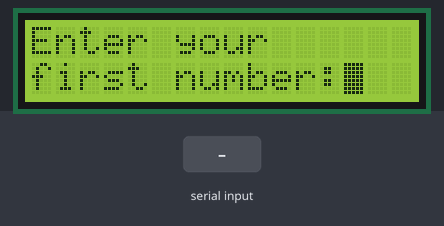
Simulated run of this sketch. Board: Arduino Uno, built with avr-gcc and run on an emulated ATmega328P. Parts: 16×2 character LCD. The test bench sets the inputs (shaded band).

Above: at 1.2 s.
1.3 s: "90/45\n" received over Serial
At 2.1 s:
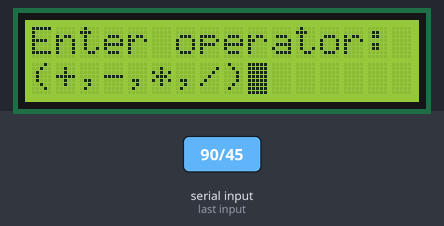
At 3.4 s:
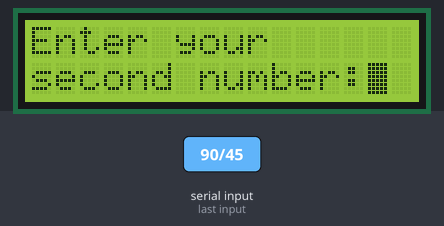
3.8 s: "+" received over Serial
At 5.4 s:
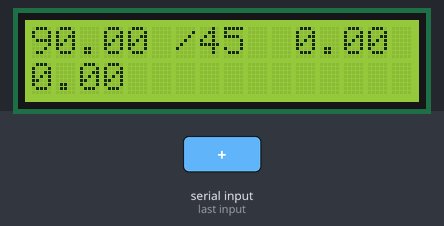
Timing chart, 0 to 6.9 s (numbered marks = the images above; inputs shaded):
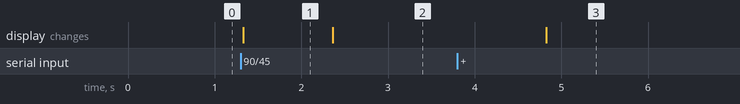

Measured:
- after the input at 1.3 s, the display: changes at once (image 1)
- after the input at 3.8 s, the display: changes after 1.0 s (image 3)
- what the display in image 1 shows lasts 1.1 s, from 1.3 s to 2.4 s

The sketch:

lcd_calculator.ino
```cpp
#include <Wire.h>
#include <LiquidCrystal_I2C.h>

LiquidCrystal_I2C lcd(0x27, 16, 2);
float num1;
float num2;
float answer;
String op;
String space=" ";
String equals=" =";

void setup() {
  // put your setup code here, to run once:
  lcd.init();
  lcd.backlight();
  Serial.begin(115200);

}

void loop() {
  // put your main code here, to run repeatedly:
  lcd.clear();
  lcd.home();
  lcd.print("Enter your");
  lcd.setCursor(0, 1);
  lcd.print("first number:");
  while (Serial.available()==0) {
    lcd.blink();
  }
  num1 = Serial.parseFloat();
  lcd.clear();

  lcd.home();
  lcd.print("Enter operator:");
  lcd.setCursor(0, 1);
  lcd.print("(+,-,*,/)");
  while (Serial.available()==0) {
    lcd.blink();
  }
  op = Serial.readString();
  lcd.clear();

  lcd.home();
  lcd.print("Enter your");
  lcd.setCursor(0, 1);
  lcd.print("second number:");
  while (Serial.available()==0) {
    lcd.blink();
  }
  num2 = Serial.parseFloat();
  lcd.clear();
  lcd.noBlink();

  if (op == "+") {
    answer = num1 + num2;
  }
  if (op == "-") {
    answer = num1 - num2;
  }
  if (op == "*") {
    answer = num1 * num2;
  }
  if (op == "/") {
    answer = num1 / num2;
  }

  lcd.home();
  lcd.print(num1+space+op+space+num2+equals);
  lcd.setCursor(0, 1);
  lcd.print(answer);
  delay(2500);
}
```
